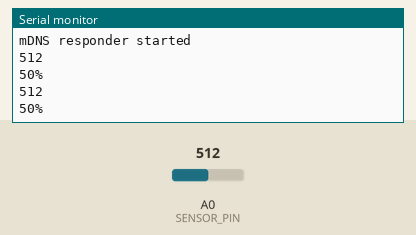
The sketch below on a simulated ESP8266 (NodeMCU). Parts: the last lines printed to the serial monitor. The inputs (shaded band) are chosen by the test bench; at power-on: A0 (SENSOR_PIN) = 512. WiFi joins after 1.5 s; servers stay silent unless stated.

Above: at 2.7 s.
2.8 s: A0 (SENSOR_PIN) set to 716
At 3.9 s:
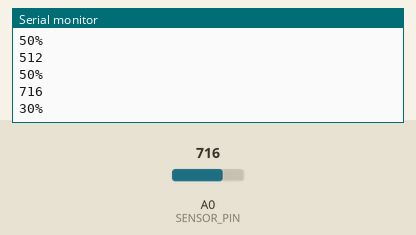
4.3 s: A0 (SENSOR_PIN) set to 900
At 5.3 s:
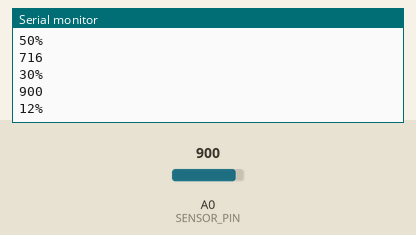
Timing chart, 0 to 7.3 s (numbered marks = the images above; inputs shaded):
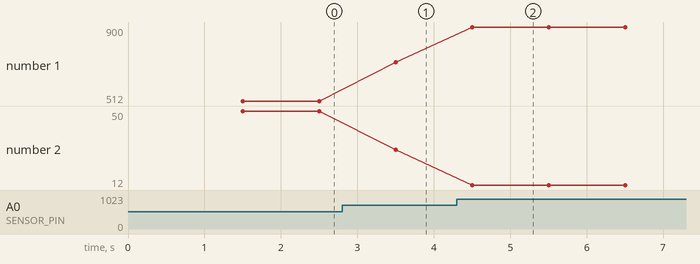

The sketch:

esp8266_hygrometer.ino
```cpp
#include <WiFiManager.h>
#include <DNSServer.h>
#include <ESP8266WebServer.h>
#include <ESP8266mDNS.h>
#include <ESP8266WiFi.h>
#include <WebSocketsServer.h>
#include <ArduinoOTA.h>
#include <WiFiUdp.h>

#define BLUE_PIN 12
#define RED_PIN 14
#define GREEN_PIN 13


#define HOSTNAME "ESP-HYGROMETER"
#define PASSWORD "OMFG@@"

//#define DEBUGGING(...) Serial.println( __VA_ARGS__ )
//#define DEBUGGING_L(...) Serial.print( __VA_ARGS__ )

#ifndef DEBUGGING
#define DEBUGGING(...)
#endif
#ifndef DEBUGGING_L
#define DEBUGGING_L(...)
#endif

MDNSResponder mdns;
WebSocketsServer webSocket = WebSocketsServer(7777);

#define SENSOR_PIN A0
int humidity = 0;

/*void webSocketEvent(uint8_t num, WStype_t type, uint8_t * payload, size_t length) {
  switch (type) {
    case WStype_DISCONNECTED:
    case WStype_CONNECTED:
    case WStype_TEXT:
    case WStype_BIN:
    case default:
      break;
    }
}*/

void configModeCallback (WiFiManager *myWiFiManager) {
  Serial.println("Entered config mode");
  Serial.println(WiFi.softAPIP());
  //if you used auto generated SSID, print it
  Serial.println(myWiFiManager->getConfigPortalSSID());
}

void setup() {
  Serial.begin(115200);

  WiFi.hostname(HOSTNAME);

  WiFiManager wifiManager;
  // put your setup code here, to run once:
  //set callback that gets called when connecting to previous WiFi fails, and enters Access Point mode
  wifiManager.setAPCallback(configModeCallback);

  //wifiManager.resetSettings();

  // Turn off debug output
  wifiManager.setDebugOutput(false);


  //set minimu quality of signal so it ignores AP's under that quality
  //defaults to 8%
  wifiManager.setMinimumSignalQuality();

  //sets timeout until configuration portal gets turned off
  //useful to make it all retry or go to sleep
  //in seconds
  wifiManager.setTimeout(300);

  //fetches ssid and pass and tries to connect
  //if it does not connect it starts an access point with the specified name
  //here  "AutoConnectAP"
  //and goes into a blocking loop awaiting configuration
  if (!wifiManager.autoConnect()) {
    Serial.println("failed to connect and hit timeout");
    //reset and try again, or maybe put it to deep sleep
    ESP.reset();
    delay(1000);
  }

  if (!mdns.begin(HOSTNAME, WiFi.localIP())) {
    Serial.println("Error setting up MDNS responder!");
    while (1) {
      delay(1000);
    }
  }

  webSocket.begin();
  //webSocket.onEvent(webSocketEvent);

  mdns.addService("ws", "tcp", 7777);
  Serial.println("mDNS responder started");

  // Port defaults to 8266
  ArduinoOTA.setPort(8266);

  // Hostname defaults to esp8266-[ChipID]
  ArduinoOTA.setHostname(HOSTNAME);

  // No authentication by default
  ArduinoOTA.setPassword((const char *)PASSWORD);

  ArduinoOTA.onStart([]() {
    Serial.println("Start");
  });
  ArduinoOTA.onEnd([]() {
    Serial.println("\nEnd");
  });
  ArduinoOTA.onProgress([](unsigned int progress, unsigned int total) {
    Serial.printf("Progress: %u%%\r", (progress / (total / 100)));
  });
  ArduinoOTA.onError([](ota_error_t error) {
    Serial.printf("Error[%u]: ", error);
    if (error == OTA_AUTH_ERROR) Serial.println("Auth Failed");
    else if (error == OTA_BEGIN_ERROR) Serial.println("Begin Failed");
    else if (error == OTA_CONNECT_ERROR) Serial.println("Connect Failed");
    else if (error == OTA_RECEIVE_ERROR) Serial.println("Receive Failed");
    else if (error == OTA_END_ERROR) Serial.println("End Failed");
  });

  ArduinoOTA.begin();

  pinMode(SENSOR_PIN, INPUT);
}

void loop() {
  // put your main code here, to run repeatedly:
  mdns.update();
  webSocket.loop();
  ArduinoOTA.handle();

 int sensorValue = analogRead(SENSOR_PIN);
 //sensorValue = constrain (sensorValue, 100,600);
 Serial.println(sensorValue);
 humidity = map (sensorValue, 0, 1024, 100, 0);
  Serial.print (humidity);
 Serial.println ("%");
 delay(1000); //collecting values between seconds
}
```

Measured:
- after the input at 2.8 s, the serial monitor: prints a new line after 0.70 s (image 1)
- after the input at 4.3 s, the serial monitor: prints a new line after 0.21 s (image 2)
- plotted number 1: 512 → 716 after the input at 2.8 s, 716 → 900 after the input at 4.3 s
- plotted number 2: 50 → 30 after the input at 2.8 s, 30 → 12 after the input at 4.3 s
